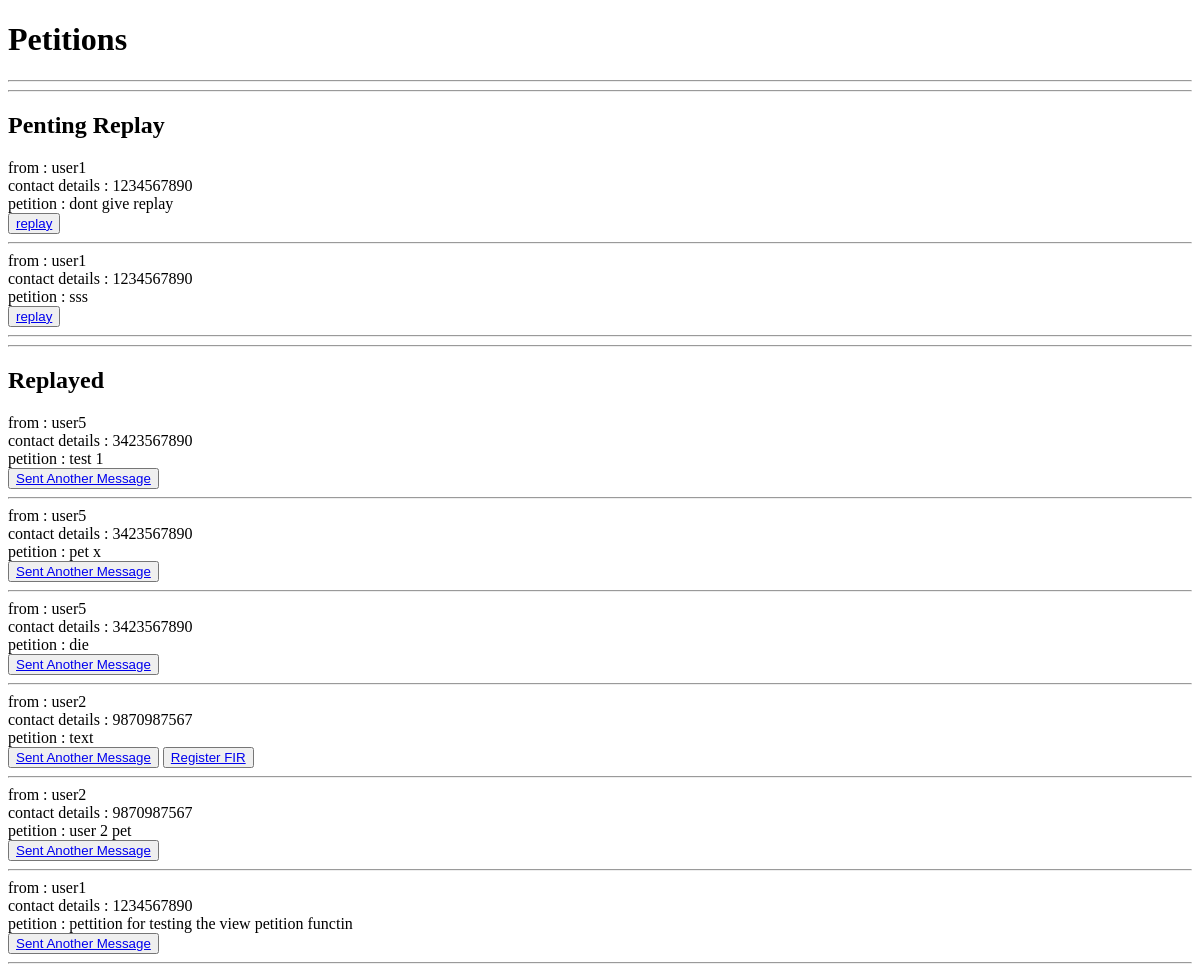
Page /view_petition/ (signed in) on the earlier database version.
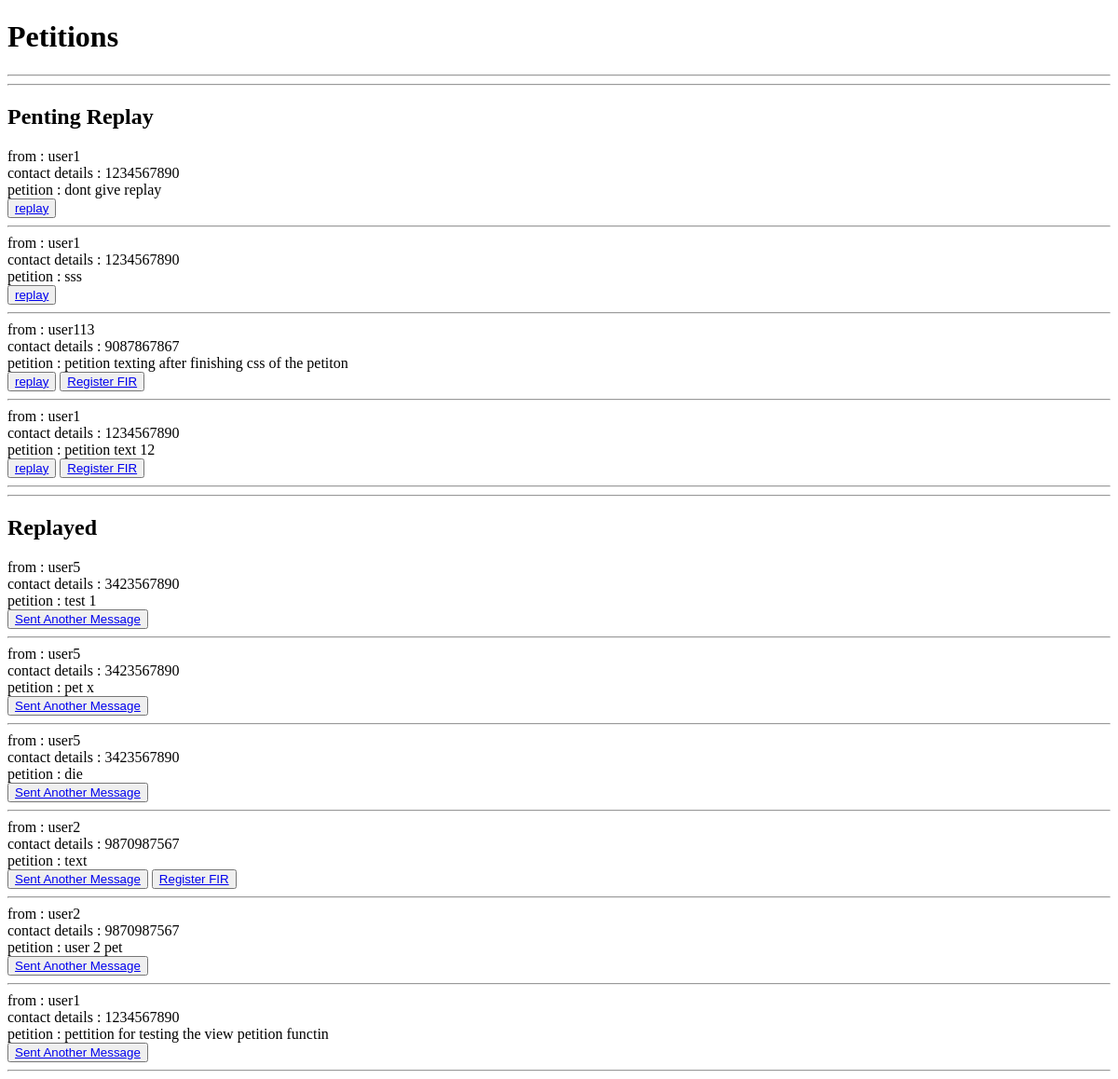
Same page on the later database version.
### app_mini/models.py (models this page shows)
class Petition(models.Model):
    user = models.ForeignKey(user_registration, on_delete=models.SET_NULL, null=True)
    station = models.ForeignKey(police_station_registration, on_delete=models.SET_NULL, null=True)
    fir_number = models.CharField(max_length=20, null=True)
    petition_text = models.TextField()
    date = models.DateField(auto_now_add=True)
    reply = models.TextField(null = True)

class user_registration(models.Model):
    profile_picture = models.ImageField(upload_to='profile/', null=True)
    login_id = models.ForeignKey(login, on_delete=models.CASCADE, null=True, blank=True)
    fullname = models.CharField(max_length=30)
    contact = models.CharField(max_length=20)
    address = models.TextField(null=True)

### app_mini/views.py (the view)
# urls.py: path('view_petition/', views.view_petition, name='view_petition'),
def view_petition(request):
    login_id = request.session.get('station_id')
    station = police_station_registration.objects.get(login_id = login_id)
    station_id = station.station_id
    petition = Petition.objects.filter(station_id = station_id)
    return render(request, 'police_station/view_petition.html', {'petition':petition})

### app_mini/templates/police_station/view_petition.html (shortened to what this page needs)
<!DOCTYPE html>
<html lang="en">
<head>
</head>
<body>
    <h1>Petitions</h1>
    <hr><hr>
    {% if petition|length > 0 %}
<h2>Penting Replay</h2>
        {% for pet in petition %}
                {% if pet.reply == NULL %}
                from : {{pet.user.fullname}}
                <br>
                contact details : {{pet.user.contact}}
                <br>
                petition : {{pet.petition_text}}
                <br>
                <button><a href="{% url 'reply_to_petition' pet.id %}">replay</a></button>
                {% if pet.fir_number == NULL %}
                <button><a href="{% url 'fir_registration' pet.id %}">Register FIR</a></button>
                {% endif %}
                <hr>
                {% endif %}
        {% endfor %}
        <hr>
<h2>Replayed </h2>
        {% for pet in petition %}
            {% if pet.reply %}
                from : {{pet.user.fullname}}
                <br>
                contact details : {{pet.user.contact}}
                <br>
                petition : {{pet.petition_text}}
                <br>
                <button><a href="{% url 'reply_to_petition' pet.id %}">Sent Another Message</a></button>
                {% if pet.fir_number == NULL %}
                <button><a href="{% url 'fir_registration' pet.id %}">Register FIR</a></button>
                {% endif %}
                <hr>
            {% endif %}
        {% endfor %}
    {% else %}
        <p>No petitions available at the moment.</p>
    {% endif %}
</body>
</html>

Differences in the rows shown:
added Petition: user.fullname "user113", user.contact "9087867867", petition_text "petition texting after finishing css of the petiton", shows "Register FIR", shown under "Penting Replay"
added Petition: user.fullname "user1", user.contact "1234567890", petition_text "petition text 12", shows "Register FIR", shown under "Penting Replay"
